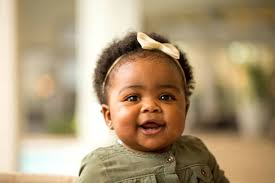
#> input picture Computer vision/baby_girl.jpg, 275 x 183 px
$ jupyter execute Image.ipynb
#> lines starting #> are read from the running program, lines starting #| are printed output that depends on the picture
[cell 1]
import cv2
import matplotlib.pyplot as plt

[cell 2]
img=cv2.imread('baby_girl.jpg')
#> img is the input picture: shape (183, 275, 3); mean B, G, R 120.1, 152.4, 173.7
img1=cv2.cvtColor(img,cv2.COLOR_BGR2RGB)
plt.imshow(img1)

[cell 3]
#Bounding Box
#Rectangle
#Left Top,Right Bottom
cv2.rectangle(img1,pt1=(90,40),pt2=(200,150),color=(255,0,0),thickness=2)
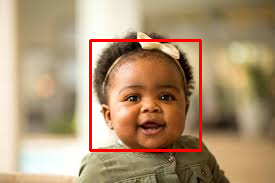
#> img1: shape (183, 275, 3); mean R, G, B 175.8, 148.2, 116.5
plt.imshow(img1)

[cell 4]
img2=cv2.imread('baby_girl2.jpg')
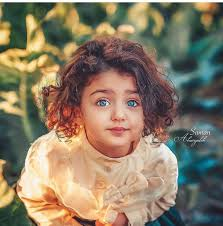
#> input picture Computer vision/baby_girl2.jpg, 223 x 226 px
#> img2 is the input picture: shape (226, 223, 3); mean B, G, R 101.4, 123, 137.1
img21=cv2.cvtColor(img2,cv2.COLOR_BGR2RGB)
plt.imshow(img21)

[cell 5]
cv2.rectangle(img21,pt1=(40,50),pt2=(180,150),color=(255,0,0),thickness=2)
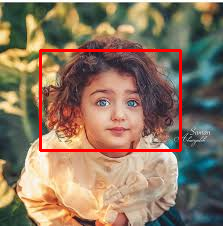
#> img21: shape (226, 223, 3); mean R, G, B 140.3, 119.4, 98.4
plt.imshow(img21)

[cell 6]
#circle
img3=cv2.imread("Baby_boy2.jpg")
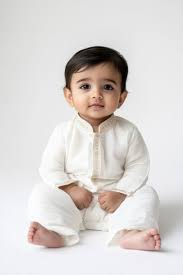
#> input picture Computer vision/Baby_boy2.jpg, 183 x 275 px
#> img3 is the input picture: shape (275, 183, 3); mean B, G, R 211.2, 213.6, 218.5
img31=cv2.cvtColor(img3,cv2.COLOR_BGR2RGB)
plt.imshow(img31)

[cell 7]
cv2.circle(img31,center=(100,100),radius=60,color=(0,0,255),thickness=2)
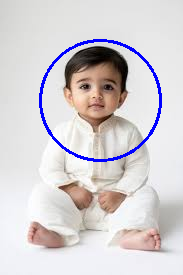
#> img31: shape (275, 183, 3); mean R, G, B 213.3, 208.4, 211.9
plt.imshow(img31)

[cell 8]
#text
img4=cv2.imread("Baby_boy.jpg")
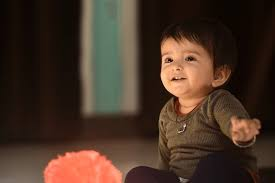
#> input picture Computer vision/Baby_boy.jpg, 275 x 183 px
#> img4 is the input picture: shape (183, 275, 3); mean B, G, R 38.2, 51.4, 71.9
img41=cv2.cvtColor(img4,cv2.COLOR_BGR2RGB)
plt.imshow(img41)

[cell 9]
#putText
cv2.putText(img41,text='Cute baby',org=(10,50),fontFace=cv2.FONT_HERSHEY_COMPLEX,fontScale=1,color=(0,255,0),thickness=1)
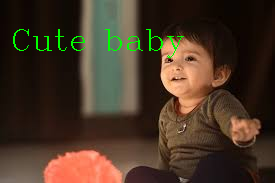
#> img41: shape (183, 275, 3); mean R, G, B 71.2, 53.7, 37.7
plt.imshow(img41)
